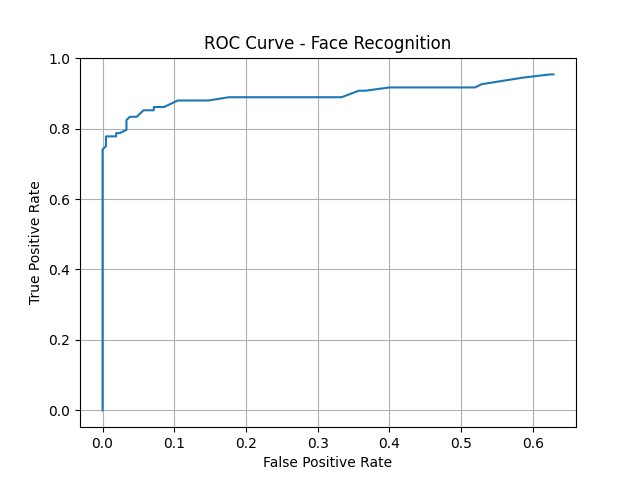

This figure's Python source:
import os
import numpy as np
import cv2
import matplotlib.pyplot as plt
from recognition_deepface import get_embedding

lfw_path = "lfw-deepfunneled"

# ---------------------------
# LOAD IMAGES
# ---------------------------
def load_lfw_images():
    data = {}

    for person in os.listdir(lfw_path):
        person_path = os.path.join(lfw_path, person)

        if not os.path.isdir(person_path):
            continue

        images = []

        for img_name in os.listdir(person_path)[:5]:  # limit images
            img_path = os.path.join(person_path, img_name)
            img = cv2.imread(img_path)

            if img is None:
                continue

            emb = get_embedding(img)
            if emb is not None:
                images.append(emb)

        if len(images) >= 2:
            data[person] = images

    return data


# ---------------------------
# CREATE PAIRS
# ---------------------------
def create_pairs(data):
    genuine = []
    impostor = []

    persons = list(data.keys())

    # Genuine pairs (same person)
    for person in persons:
        embeddings = data[person]

        for i in range(len(embeddings)):
            for j in range(i + 1, len(embeddings)):
                dist = 1 - np.dot(embeddings[i], embeddings[j])
                genuine.append(dist)

    # Impostor pairs (different people)
    for i in range(len(persons)):
        for j in range(i + 1, len(persons)):
            emb1 = data[persons[i]][0]
            emb2 = data[persons[j]][0]

            dist = 1 - np.dot(emb1, emb2)
            impostor.append(dist)

    return genuine, impostor


# ---------------------------
# COMPUTE ROC
# ---------------------------
def compute_roc(genuine, impostor):
    thresholds = np.linspace(0, 1, 100)

    tpr = []
    fpr = []

    for t in thresholds:
        tp = sum(d < t for d in genuine)
        fn = sum(d >= t for d in genuine)

        fp = sum(d < t for d in impostor)
        tn = sum(d >= t for d in impostor)

        tpr.append(tp / (tp + fn))
        fpr.append(fp / (fp + tn))

    return fpr, tpr


# ---------------------------
# PLOT ROC
# ---------------------------
def plot_roc(fpr, tpr):
    plt.plot(fpr, tpr)
    plt.xlabel("False Positive Rate")
    plt.ylabel("True Positive Rate")
    plt.title("ROC Curve - Face Recognition")
    plt.grid()
    plt.show()


# ---------------------------
# MAIN
# ---------------------------
if __name__ == "__main__":
    print("[INFO] Loading LFW embeddings...")
    data = load_lfw_images()

    print("[INFO] Creating pairs...")
    genuine, impostor = create_pairs(data)

    print("[INFO] Computing ROC...")
    fpr, tpr = compute_roc(genuine, impostor)

    print("[INFO] Plotting ROC curve...")
    plot_roc(fpr, tpr)
